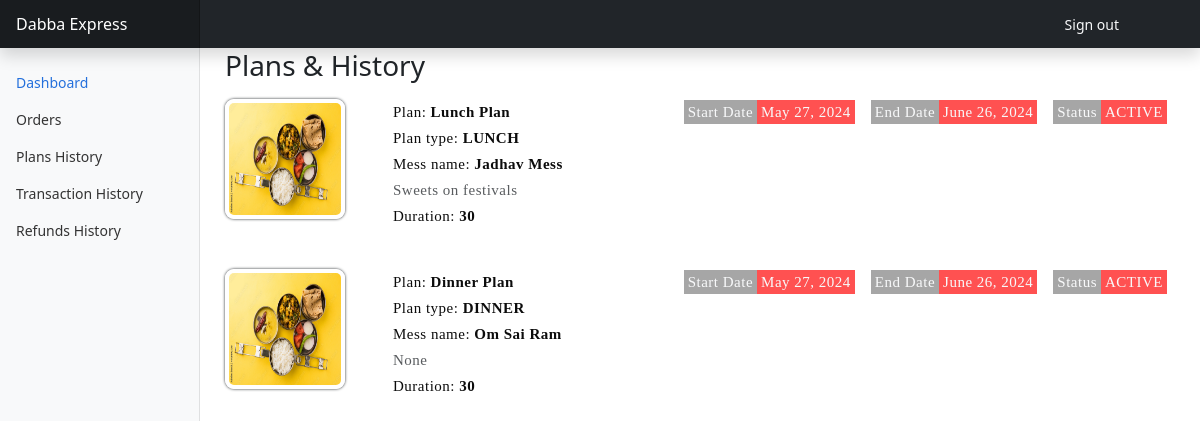
Page /customer/plans-history/ (signed in) on the committed database.
### users/models.py (models this page shows, shortened)
class Subscription(models.Model):
    customer = models.ForeignKey(User, verbose_name="Customer", on_delete=models.CASCADE)
    plan = models.ForeignKey(Plans, on_delete=models.SET_NULL, verbose_name="Plan", null=True)
    end_date = models.DateField(auto_created=False, blank=True)
    plan_status = models.CharField(max_length=50,verbose_name="Plan Status", choices=PlanStatus.choices)
    total_orders = models.IntegerField(default=0,verbose_name="Order Quota")
    created_on = models.DateTimeField(auto_created=True, auto_now=True, verbose_name="Activation Date")

class Plans(models.Model):
    mess = models.ForeignKey(Messowner,verbose_name="Mess Name", on_delete=models.CASCADE)
    plan = models.CharField(max_length=100,blank=True, null= True)
    plan_type = models.CharField(verbose_name=("Plan Type"), max_length=100,
                                choices=PlanTypes.choices, blank=True,)
    price = models.CharField(max_length=100, blank=True, null= True)
    description = models.CharField(max_length=1000, blank= True, null= True)
    subtitle = models.CharField(max_length=100, blank=True, null=True)
    image = models.ImageField(upload_to="mess_plan_images",verbose_name="Plan image", default="default/dabba_express_logo.png", blank=True)
    duration = models.IntegerField(blank=True)

class Messowner(models.Model):
    vendor = models.ForeignKey(User,verbose_name="Vendor", on_delete=models.CASCADE)
    mess_name = models.CharField(verbose_name="Mess Name", max_length=100, blank=True,null=True)
    mess_customers = models.ManyToManyField(User, related_name="customers",
                                            verbose_name="Customer", blank=True)
    employees = models.ManyToManyField(User,related_name="mess_workers",
                                        verbose_name="Mess Worker", blank=True)
    about = models.CharField(max_length=400, verbose_name="About", blank=True)
    class Meta:
        verbose_name = "Vendor's Mess"
        verbose_name_plural = "Mess Details"

### customer/views.py (the view)
# urls.py: path('plans-history/', views.get_subscrtiption, name="get_plans_histroy"),
def get_subscrtiption(request):
    plans = Subscription.objects.filter(customer = request.user).order_by('-created_on')
    context = {
        'subscription':plans,
    }
    return render(request, 'customer/subscription.html', context)

### customer/templates/customer/subscription.html
{% extends 'customer_base.html' %}
{% load static %}
{% block content %}
<div class="containter-fluid p-0" style="margin: -11px; margin-top:-31px">
    <h3 class="p-2 px-4 mt-4">Plans & History</h3>
    {% for plans in subscription %}
    <div class="d-flex mx-lg-4 mb-4 flex-lg-nowrap flex-wrap">
        <img class="img-responsive plan_photo glightbox" src="{% if plans.plan.image %}{{plans.plan.image.url}}{% endif %}">
        <div class="p-2 px-lg-5 plans_details">
            <p>Plan: <strong>{{plans.plan.plan}}</strong></p>
            <p>Plan type: <strong>{{plans.plan.plan_type}}</strong></p>
            <p>Mess name: <strong>{{plans.plan.mess.mess_name|title}}</strong></p>
            <p class="text-muted">{{plans.plan.description}}</p>
            <p>Duration: <strong>{{plans.plan.duration}}</strong></p>
        </div>
        <div class="d-flex flex-md-nowrap flex-wrap flex-grow-1">
            <div class="p-2 plans_details flex-grow-1">
                <p class="text-end">
                <span class="text-light p-1 " style="background: #8b8b8bc2">Start Date</span><span class="text-light p-1" style="background:#ff1b1bc2;">{{plans.created_on|date}}</span>
                </p>
            </div>
            <div class="p-2 plans_details">
                <p class="text-end">
                <span class="text-light p-1 " style="background: #8b8b8bc2">End Date</span><span class="text-light p-1" style="background:#ff1b1bc2;">{{plans.end_date|date}}</span>
                </p>
            </div>
            <div class="p-2 plans_details">
                <p class="text-end">
                <span class="text-light p-1" style="background: #8b8b8bc2">Status</span><span class="text-light p-1" style="background:#ff1b1bc2;">{{plans.plan_status}}</span>
                </p>
            </div>
        </div>
    </div>
    {% endfor %}
</div>
{% endblock %}

### static/css/dashboard.css (style rules this page uses)
body { font-size: .875rem; }
.plan_photo { width: 120px; height:120px; border-radius: 9px; border: 4px solid white; box-shadow:0px 0px 3px 0px; }
.plans_details p { font-size: 15px; font-weight: 500; line-height:10px; letter-spacing: 0.5px; color: rgb(12, 12, 12); font-family: cursive; }

### rows in the picture
Subscription: plan.image (picture), plan.plan "Lunch Plan", plan.plan_type "LUNCH", plan.mess.mess_name "Jadhav Mess", plan.description "Sweets on festivals", plan.duration "30", created_on "May 27, 2024", end_date "June 26, 2024", plan_status "ACTIVE"
Subscription: plan.image (picture), plan.plan "Dinner Plan", plan.plan_type "DINNER", plan.mess.mess_name "Om Sai Ram", plan.description "None", plan.duration "30", created_on "May 27, 2024", end_date "June 26, 2024", plan_status "ACTIVE"
